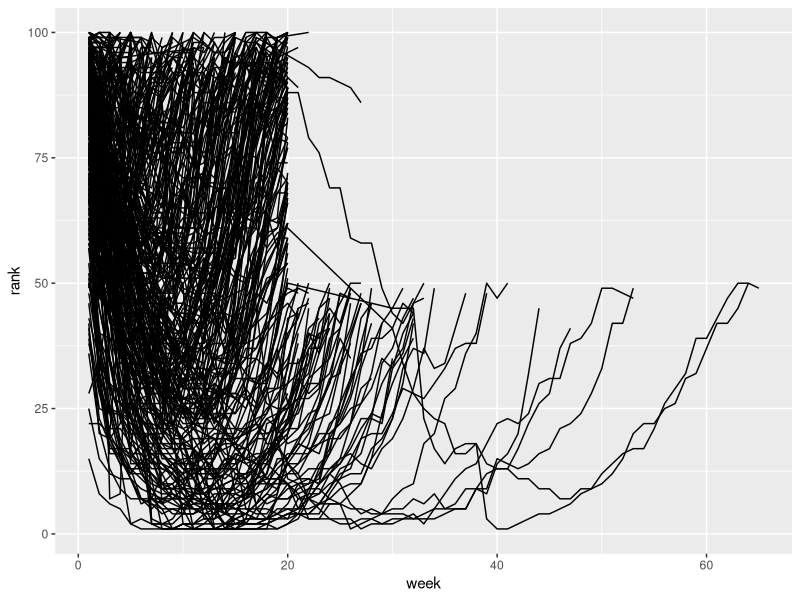

Here is the R script that generated this plot:
## ---- chunk 1
library(tidyverse)

newbillboard <- billboard %>%
  pivot_longer(
    cols = starts_with("wk"),
    names_to = "week",
    values_to = "rank",
    values_drop_na = TRUE
  ) %>%
  mutate(week = parse_number(week))

newbillboard

ggplot(newbillboard, 
       aes(y = rank, x = week, group = track)) +
  geom_line()
## ---- chunk 2
library(tidyverse)

cms_patient_experience

new_cms_patient_experience <- cms_patient_experience %>%
  pivot_wider(
    names_from = measure_cd,
    values_from = prf_rate,
    id_cols = starts_with("org")
  ) 

new_cms_patient_experience
